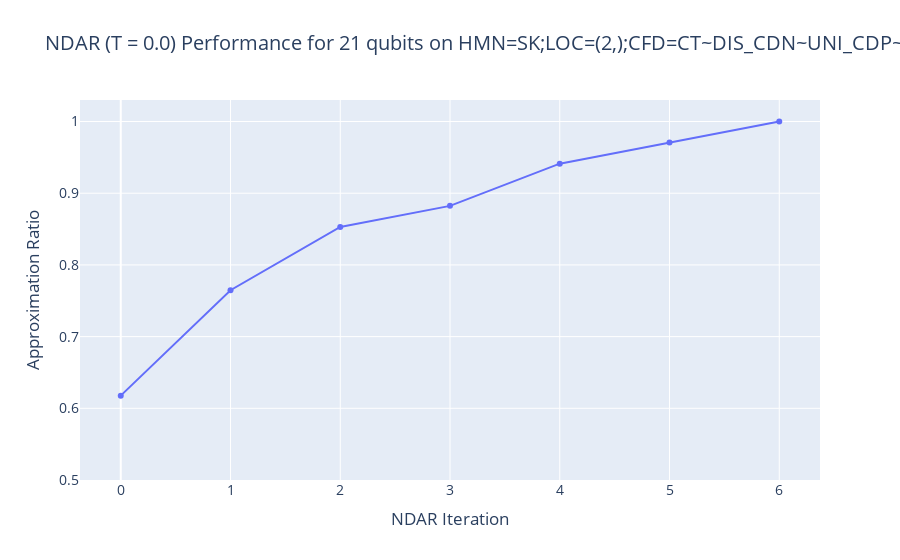

Notebook code for this chart:
### Code cell
xs = ndar_data[SNV.NDARIteration.id_long].tolist()
ys = ndar_data[SNV.EnergyBest.id_long].tolist()
#convert to approximation ratios
ys = [(highest_energy - Ei) / (highest_energy - ground_state_energy) for Ei in ys]
ndar_figure = go.Figure()
ndar_figure.add_trace(go.Scatter(x=xs, y=ys, mode='lines+markers', name=f'NDAR p(0|1) = {p_01}'))

ndar_figure.update_layout(
    title=f"NDAR (T = {temperature}) Performance for {number_of_qubits} qubits on {cost_hamiltonian.hamiltonian_class_specifier.get_description_string()}",
    xaxis_title="NDAR Iteration",
    yaxis_title="Approximation Ratio",
    template="plotly",
    font=dict(size=14),
    hovermode="x unified"
)
ndar_figure.update_yaxes(range=[0.5, 1.03])
#update xticks to only NDAR iterations:
ndar_figure.update_xaxes(tickvals=xs)

plotly.offline.plot(ndar_figure,
                    filename=f'../temp/NDAR_performance.html')
ndar_figure.show()

### Figure 1 — Plotly figure (JSON) as saved in the notebook; plotly's stock layout.template omitted (floating-point values rounded to 4 significant figures)
{"data": [{"mode": "lines+markers", "name": "NDAR p(0|1) = 0.9523809523809523", "x": [0, 1, 2, 3, 4, 5, 6], "y": [0.6176, 0.7647, 0.8529, 0.8824, 0.9412, 0.9706, 1.0], "type": "scatter"}], "layout": {"font": {"size": 14}, "title": {"text": "NDAR (T = 0.0) Performance for 21 qubits on HMN=SK;LOC=(2,);CFD=CT~DIS_CDN~UNI_CDP~low~-1_high~1_step~1"}, "xaxis": {"title": {"text": "NDAR Iteration"}, "tickvals": [0, 1, 2, 3, 4, 5, 6]}, "yaxis": {"title": {"text": "Approximation Ratio"}, "range": [0.5, 1.03]}, "hovermode": "x unified"}}
